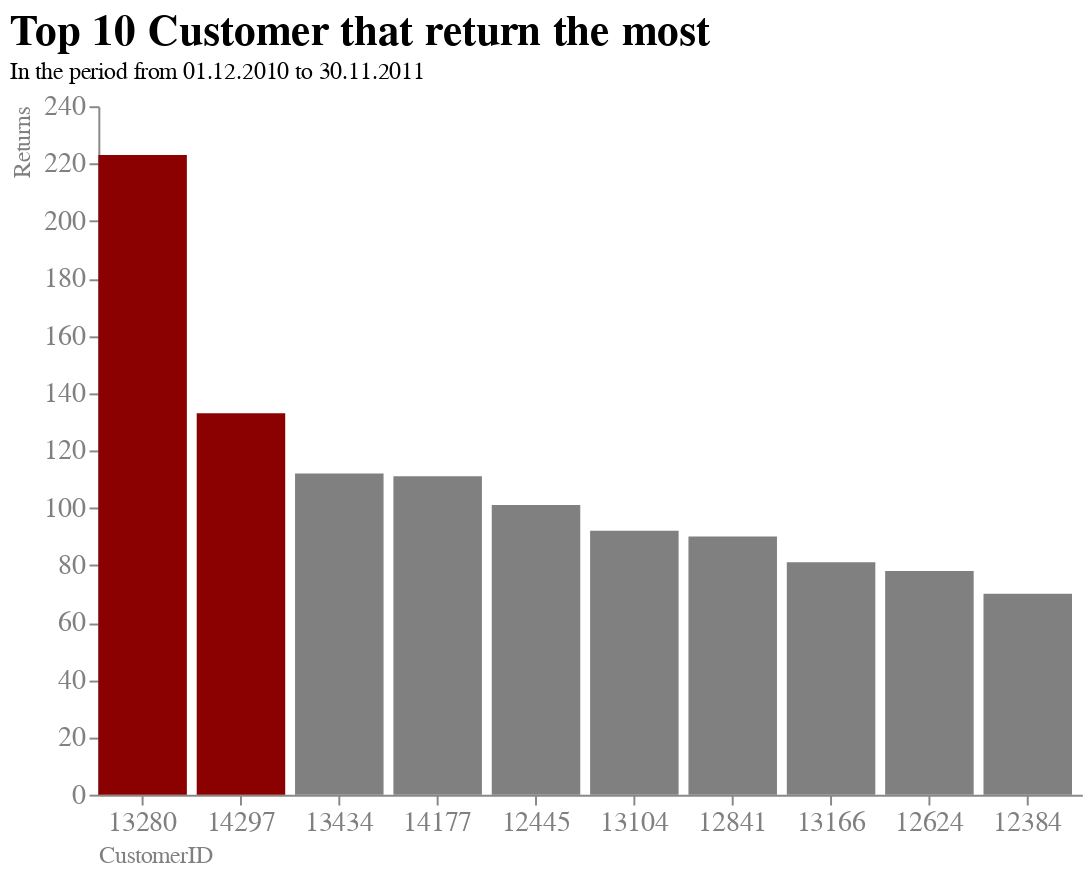

Notebook cell for this chart:
### Code cell
#Top 10 canceled orders
chart2=alt.Chart(df2.sort_values('Returns', ascending=False).head(10)).mark_bar().encode(
    y= alt.Y('Returns',
               axis=alt.Axis(title="Returns", 
                          labelAngle=0,
                          titleAnchor="end",
                          grid=False,

                        )),
    x=alt.X('CustomerID:N',sort= '-y',
            scale=alt.Scale(0,200),
            axis=alt.Axis(title="CustomerID", 
                          labelAngle=0,
                          titleAnchor="start",
                          grid=False,
                        )),
    color=alt.condition(
        alt.FieldOneOfPredicate("CustomerID", ["13280","14297"]),
        alt.value("darkred"),
        alt.value("grey")
    )
    
).properties(
    title={"text":["Top 10 Customer that return the most"], "subtitle":["In the period from 01.12.2010 to 30.11.2011"] },
    width=500,
    height=350
)
alt.layer(chart2).configure_view(
    strokeWidth=0
).configure_title(
    fontSize=22,
    font="Arial",
    color="black",
    anchor="start"
).configure_axis(
    labelFont="Arial",
    titleFont="Arial",
    labelFontSize=14,
    titleFontSize=12,
    titleFontWeight="normal",
    labelColor="grey",
    titleColor="grey"
)

### Figure 1 — Vega-Lite specification as saved in the notebook (floating-point values rounded to 4 significant figures)
{"config": {"view": {"continuousWidth": 400, "continuousHeight": 300, "strokeWidth": 0}, "axis": {"labelColor": "grey", "labelFont": "Arial", "labelFontSize": 14, "titleColor": "grey", "titleFont": "Arial", "titleFontSize": 12, "titleFontWeight": "normal"}, "title": {"anchor": "start", "color": "black", "font": "Arial", "fontSize": 22}}, "layer": [{"mark": "bar", "encoding": {"color": {"condition": {"value": "darkred", "test": {"field": "CustomerID", "oneOf": ["13280", "14297"]}}, "value": "grey"}, "x": {"axis": {"grid": false, "labelAngle": 0, "title": "CustomerID", "titleAnchor": "start"}, "field": "CustomerID", "scale": {"align": 0, "base": 200}, "sort": "-y", "type": "nominal"}, "y": {"axis": {"grid": false, "labelAngle": 0, "title": "Returns", "titleAnchor": "end"}, "field": "Returns", "type": "quantitative"}}, "height": 350, "title": {"text": ["Top 10 Customer that return the most"], "subtitle": ["In the period from 01.12.2010 to 30.11.2011"]}, "width": 500}], "data": {"name": "data-5885ef183a43239b1567a7ce09904570"}, "$schema": "https://vega.github.io/schema/vega-lite/v4.17.0.json", "datasets": {"data-5885ef183a43239b1567a7ce09904570": [{"CustomerID": "13280", "Purchases": 85, "Returns": 223}, {"CustomerID": "14297", "Purchases": 62, "Returns": 133}, {"CustomerID": "13434", "Purchases": 10, "Returns": 112}, {"CustomerID": "14177", "Purchases": 42, "Returns": 111}, {"CustomerID": "12445", "Purchases": 3, "Returns": 101}, {"CustomerID": "13104", "Purchases": 20, "Returns": 92}, {"CustomerID": "12841", "Purchases": 420, "Returns": 90}, {"CustomerID": "13166", "Purchases": 41, "Returns": 81}, {"CustomerID": "12624", "Purchases": 36, "Returns": 78}, {"CustomerID": "12384", "Purchases": 25, "Returns": 70}]}}
